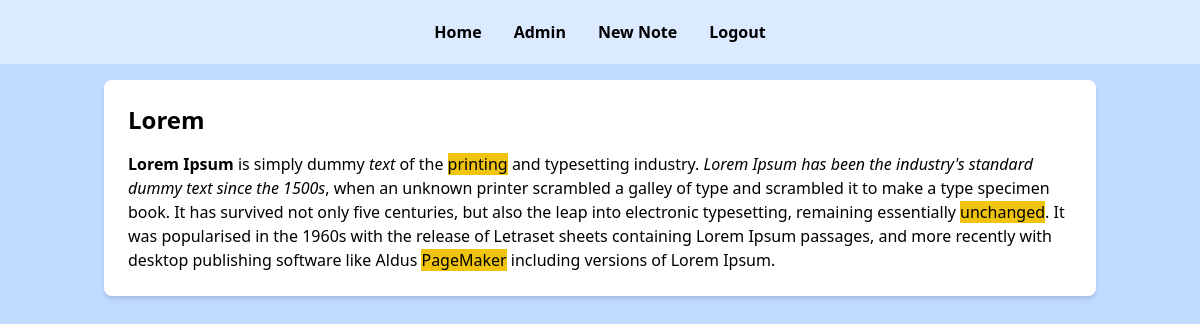
Before: /show/6/ (signed in) with the older database file.
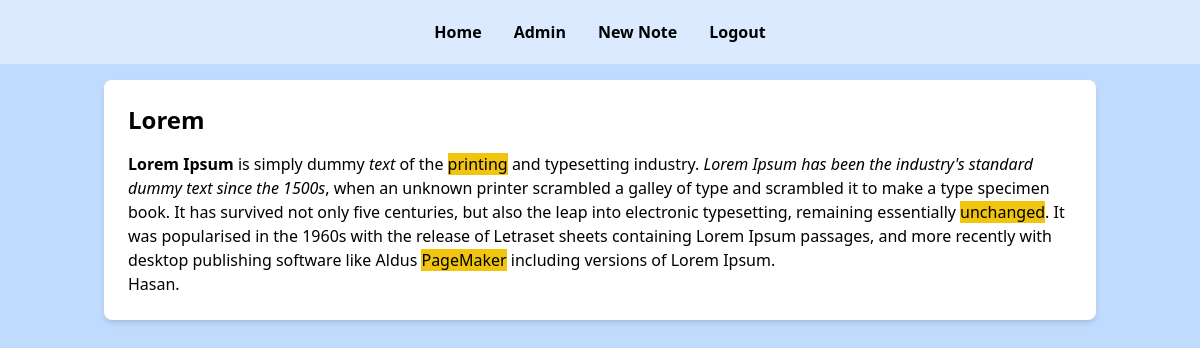
After: the same page with the newer database file.
### main/models.py (models this page shows, shortened)
class Notes(models.Model):
    title = models.CharField(max_length=20, blank=False, null=False)
    content = HTMLField()
    create_date = models.DateField(blank=True)
    update_date = models.DateField(blank=True, null=True)

### main/views.py (the view)
# urls.py: path('show/<int:note_id>/', views.show_note, name='show'),
@login_required
def show_note(request, note_id):
    show = get_object_or_404(Notes, id=note_id)
    context = {
        "show":show
    }
    return render(request, 'show_note.html', context)

### main/templates/show_note.html (shortened to what this page needs)
{% extends "base.html" %}
{% load static %}
{% block content %}
<div class="container mx-auto p-4">
    <div class="bg-white shadow-md rounded-lg p-6">
        <h1 class="text-2xl font-bold mb-4">{{ show.title }}</h1>
        <p class="text-gray-700">{{ show.content | safe }}</p>
    </div>
</div>
{% endblock content %}

Changed rows visible on the page:
changed Notes "Lorem": content "…versions of Lorem Ipsum." → "…versions of Lorem Ipsum. Hasan."
